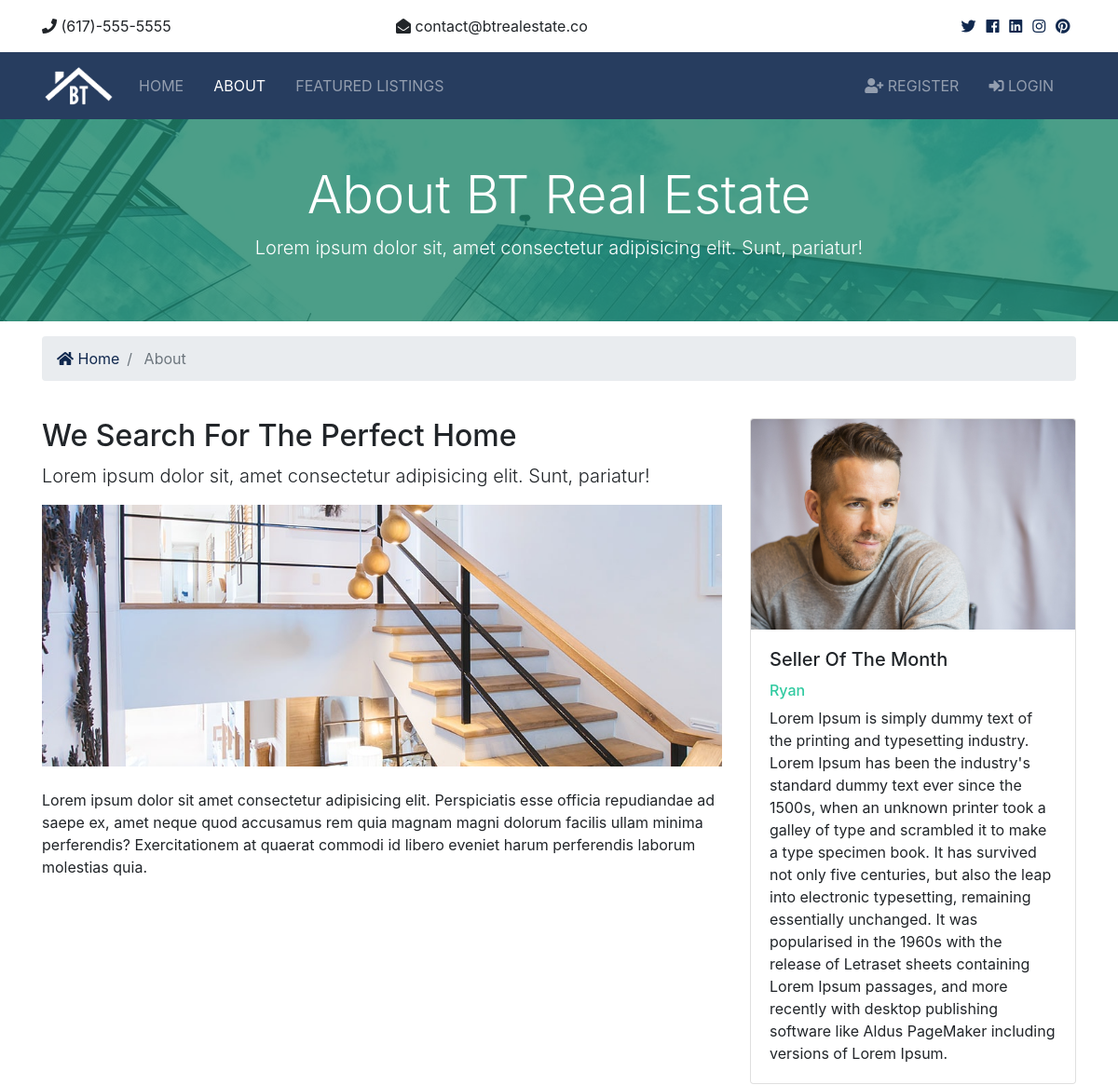
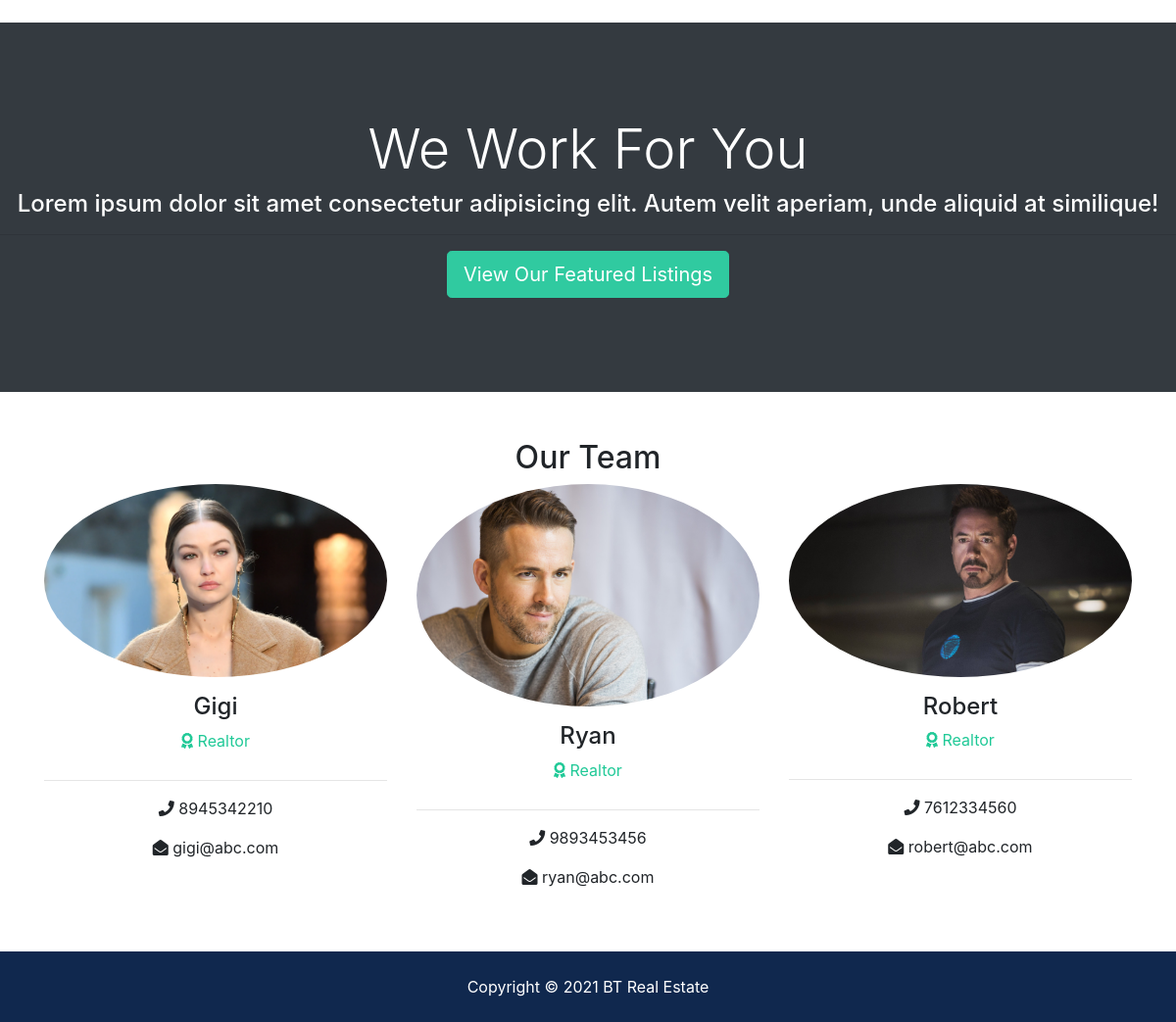
/about, run on the app's committed database (2 pictures, top to bottom).
### realtors/models.py (models this page shows, shortened)
class Realtor(models.Model):
  name = models.CharField(max_length=200)
  photo = models.ImageField(upload_to='photos/%Y/%m/%d/')
  description = models.TextField(blank=True)
  phone = models.CharField(max_length=20)
  email = models.CharField(max_length=50)
  is_mvp = models.BooleanField(default=False)
  hire_date = models.DateTimeField(default=datetime.now, blank=True)

### pages/views.py (the view)
# urls.py: path('about', views.about, name='about'),
def about(request):
    realtors = Realtor.objects.order_by('-hire_date')
    mvp_realtors = Realtor.objects.all().filter(is_mvp=True)
    context = {
        'realtors': realtors,
        'mvp_realtors': mvp_realtors
    }
    return render(request, 'pages/about.html', context)

### templates/pages/about.html (shortened to what this page needs)
{% extends 'base.html' %}
{% load static %}
{% block content %}
<section id="showcase-inner" class="py-5 text-white">
    <div class="container">
      <div class="row text-center">
        <div class="col-md-12">
          <h1 class="display-4">About BT Real Estate</h1>
          <p class="lead">Lorem ipsum dolor sit, amet consectetur adipisicing elit. Sunt, pariatur!</p>
        </div>
      </div>
    </div>
  </section>
  <section id="bc" class="mt-3">
    <div class="container">
      <nav aria-label="breadcrumb">
        <ol class="breadcrumb">
          <li class="breadcrumb-item">
            <a href="{% url 'index' %}">
              <i class="fas fa-home"></i> Home</a>
          </li>
          <li class="breadcrumb-item active"> About</li>
        </ol>
      </nav>
    </div>
  </section>
  <section id="about" class="py-4">
    <div class="container">
      <div class="row">
        <div class="col-md-8">
          <h2>We Search For The Perfect Home</h2>
          <p class="lead">Lorem ipsum dolor sit, amet consectetur adipisicing elit. Sunt, pariatur!</p>
          <img src="{% static 'img/about.jpg' %}" alt="">
          <p class="mt-4">Lorem ipsum dolor sit amet consectetur adipisicing elit. Perspiciatis esse officia repudiandae ad saepe ex, amet
            neque quod accusamus rem quia magnam magni dolorum facilis ullam minima perferendis? Exercitationem at quaerat
            commodi id libero eveniet harum perferendis laborum molestias quia.</p>
        </div>
        <div class="col-md-4">
          {% if mvp_realtors %}
            {% for realtor in mvp_realtors %}
            <div class="card">
                <img class="card-img-top" src="{{ realtor.photo.url }}" alt="Seller of the month">
                <div class="card-body">
                  <h5 class="card-title">Seller Of The Month</h5>
                  <h6 class="text-secondary">{{ realtor.name }}</h6>
                  <p class="card-text">{{ realtor.description }}
                  </p>
                </div>
              </div>
            {% endfor %}
          {% endif %}
        </div>
      </div>
    </div>
  </section>
  <section id="work" class="bg-dark text-white text-center">
    <h2 class="display-4">We Work For You</h2>
    <h4>Lorem ipsum dolor sit amet consectetur adipisicing elit. Autem velit aperiam, unde aliquid at similique!</h4>
    <hr>
    <a href="{% url 'listings' %}" class="btn btn-secondary text-white btn-lg">View Our Featured Listings</a>
  </section>
  <section id="team" class="py-5">
    <div class="container">
      <h2 class="text-center">Our Team</h2>
      <div class="row text-center">
        {% if realtors %}
          {% for realtor in realtors %}
          <div class="col-md-4">
              <img src="{{ realtor.photo.url }}" alt="" class="rounded-circle mb-3">
              <h4>{{ realtor.name }}</h4>
              <p class="text-success">
                <i class="fas fa-award text-success mb-3"></i> Realtor</p>
              <hr>
              <p>
                <i class="fas fa-phone"></i> {{ realtor.phone }}</p>
              <p>
                <i class="fas fa-envelope-open"></i> {{ realtor.email }}</p>
            </div>
          {% endfor %}
        {% else %}
          <div class="col-md-12">
            <p>No Realtors Available</p>
          </div>
        {% endif %}
      </div>
    </div>
  </section>
{% endblock %}

### btre/static/css/all.css (style rules this page uses)
.fa, .fas, .far, .fal, .fab { -moz-osx-font-smoothing: grayscale; -webkit-font-smoothing: antialiased; display: inline-block; font-style: normal; font-variant: normal; text-rendering: auto; line-height: 1; }
.fa-award:before { content: "\f559"; }
.fa-envelope-open:before { content: "\f2b6"; }
.fa-home:before { content: "\f015"; }
.fa-phone:before { content: "\f095"; }
.fa, .fas { font-family: 'Font Awesome 5 Free'; font-weight: 900; }

### btre/static/css/style.css (style rules this page uses)
.btn-secondary { color: #fff !important; }
img { width: 100%; }
#showcase-inner { background: url("/static/img/building.jpg") no-repeat top center fixed; position: relative; overflow: hidden; min-height: 200px; }
#showcase-inner::before { content: ''; position: absolute; top: 0; left: 0; min-height: 100%; width: 100%; background: rgba(32, 134, 107, 0.8); }
#work { padding: 6rem 0; }

### data on the page
Realtor: photo (picture), name "Ryan", description "Lorem Ipsum is simply dummy text of the printing and typesetting industry. Lorem Ipsum has been the industry's standard dummy text ever since the 1500s, when an unknown printer took a galley of type and scrambled it to make a type specimen book. It has survived not only five centuries, but also the leap into electronic typesetting, remaining essentially unchanged. It was popularised in the 1960s with the release of Letraset sheets containing Lorem Ipsum passages, and more recently with desktop publishing software like Aldus PageMaker including versions of Lorem Ipsum.", phone "9893453456", email "ryan@abc.com"
Realtor: photo (picture), name "Gigi", phone "8945342210", email "gigi@abc.com"
Realtor: photo (picture), name "Robert", phone "7612334560", email "robert@abc.com"
